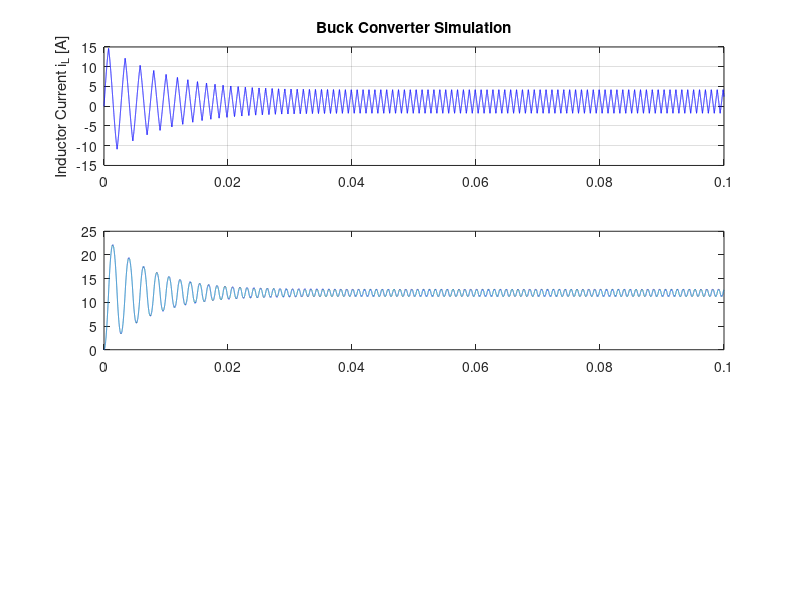

Here is the MATLAB script that generated this plot: (Note: this script raises an error after producing the figure.)
% Buck Converter Simulation in MATLAB (ODE-based, no Simulink required)
% This script models a buck converter as a hybrid system using two modes.

clear; clc;

%% Parameters
Vin = 24;           % Input voltage [V]
L = 1e-3;           % Inductance [H]
C = 470e-6;         % Capacitance [F]
R = 10;             % Load resistance [Ohm]
Vref = 12;          % Reference voltage [V]
hyst = 0.02;        % Smaller hysteresis for better switching [V]
Tsim = 0.1;         % Longer simulation time [s]

% Initial conditions
x0 = [0; 0];        % [iL; Vout]

%% Time settings
dt = 1e-6;                      % Time step
t = 0:dt:Tsim;                  % Time vector
x = zeros(2, length(t));        % State vector: [iL; Vout]
x(:,1) = x0;
mode = zeros(1, length(t));     % 1 = switch ON, 0 = switch OFF
mode(1) = 1;                    % Start with switch ON

%% Simulation loop (hybrid dynamics)
for k = 1:length(t)-1
    iL = x(1,k);
    Vout = x(2,k);

    % Hysteresis control logic
    if mode(k) == 1 && Vout >= Vref + hyst
        mode(k+1) = 0;  % Turn OFF
    elseif mode(k) == 0 && Vout < Vref - hyst
        mode(k+1) = 1;  % Turn ON
    else
        mode(k+1) = mode(k);  % Hold previous state
    end

    % Continuous dynamics
    if mode(k+1) == 1
        % Switch ON
        diL = (Vin - Vout)/L;
    else
        % Switch OFF (diode conducts)
        diL = -Vout/L;
    end
    dVout = (iL - Vout/R)/C;

    % Euler integration
    x(1,k+1) = iL + dt*diL;
    x(2,k+1) = Vout + dt*dVout;
end

%% Plot results
figure;
subplot(3,1,1);
plot(t, x(1,:), 'b');
ylabel('Inductor Current i_L [A]');
title('Buck Converter Simulation');
grid on;

subplot(3,1,2);
plot(t, x(2,:));
hold on; 
yline(Vref, '--k'); 
yline(Vref + hyst, '--r'); 
yline(Vref - hyst, '--g');
ylabel('Capacitor Voltage V_C [V]');
legend('V_C','V_{ref}', 'V_{ref} + hyst', 'V_{ref} - hyst');
grid on;

subplot(3,1,3);
stairs(t, mode, 'k');
xlabel('Time [s]');
ylabel('Switch State');
yticks([0 1]); yticklabels({'OFF', 'ON'});
title('Switching Behavior');
grid on;



%% Export to CSV
T = table(t', x(1,:)', x(2,:)', mode', ...
    repmat(24, numel(t), 1), ...          % Vin
    repmat(1e-3, numel(t), 1), ...        % L
    repmat(470e-6, numel(t), 1), ...      % C
    repmat(10, numel(t), 1), ...          % R
    'VariableNames', {'Time_s', 'InductorCurrent_A', 'CapacitorVoltage_V', 'SwitchState', ...
                      'Vin_V', 'L_H', 'C_F', 'R_Ohm'});  %Vout is Capacitor Volatge


writetable(T, 'buck_converter_output.csv');
